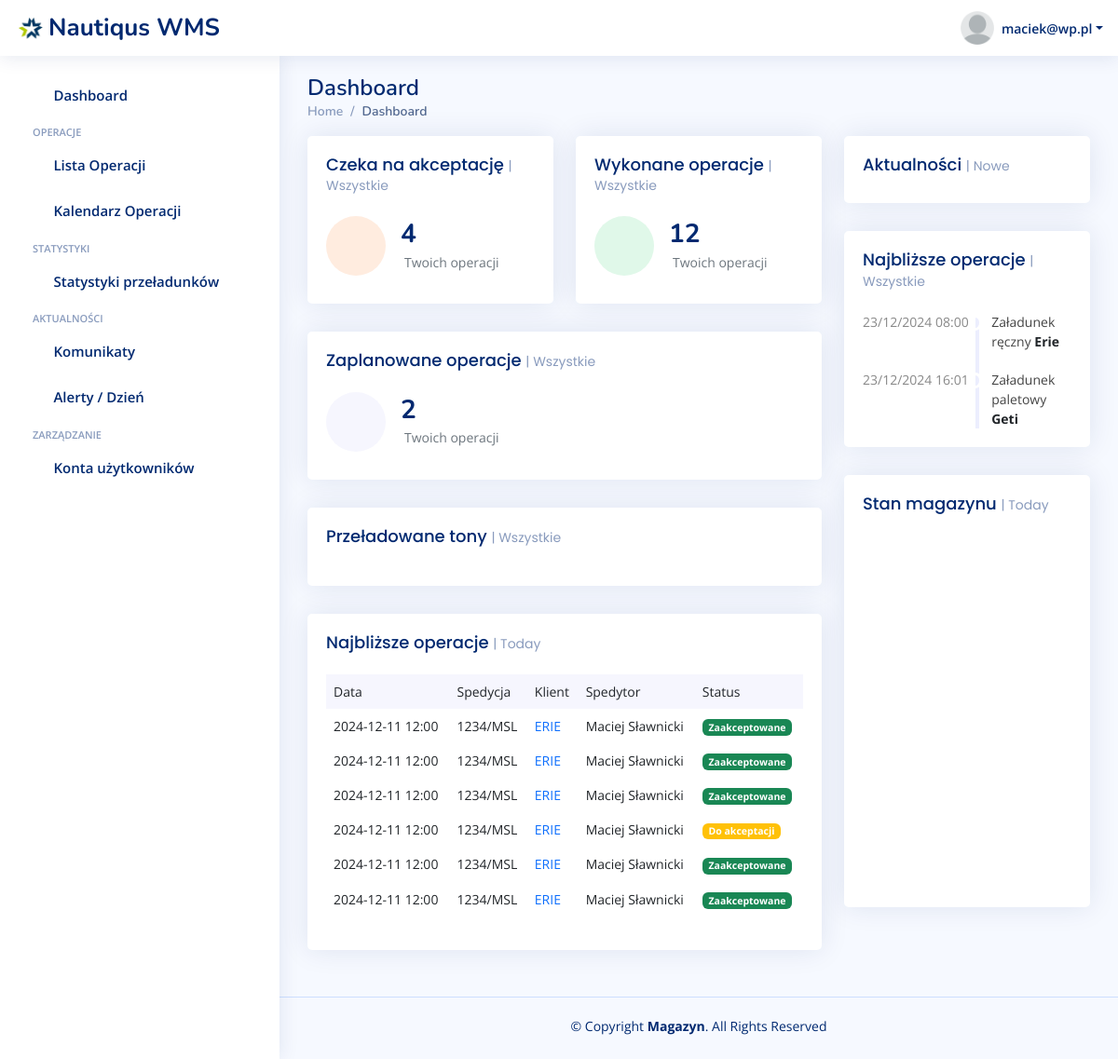
/ (signed in), run on an earlier commit of the app's database.
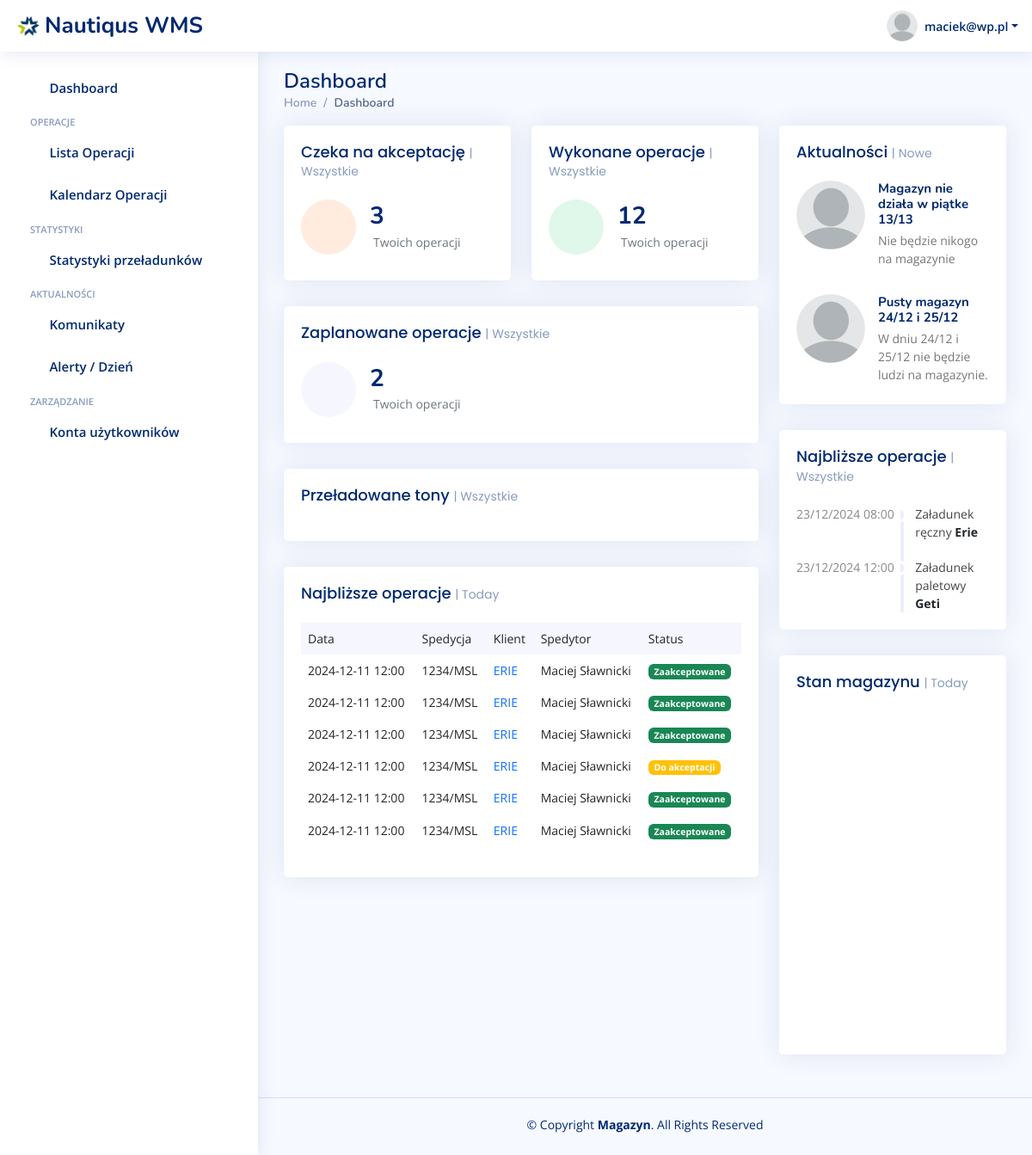
And on a later commit of the database.
### warehouse/models.py (models this page shows, shortened)
class Operation(models.Model):
    OPERATION_CHOICES = [
        ('pallets_loading', 'Załadunek paletowy'),
        ('manual_loading', 'Załadunek ręczny'),
        ('unloading', 'Rozładunek'),
    ]
    RAMP_CHOICES = [
        ('ramp1', 'Rampa 1'),
        ('ramp2', 'Rampa 2'),
        ('ramp3', 'Rampa 3'),
    ]
    STATUS_CHOICES = [
        ('pending', 'Do akceptacji'),
        ('accepted', 'Zaakceptowany'),
    ]
    CUSTOMER_CHOICES = [
        ('erie', 'Erie'),
        ('laktopol', 'Laktopol'),
        ('geti', 'Geti'),
        ('huzar', 'Huzar'),
    ]
    user = models.ForeignKey(
        CustomUser,  # Odwołanie do wbudowanego modelu użytkownika
        on_delete=models.CASCADE,  # Usunięcie użytkownika usuwa jego instancje
        related_name='created_objects',  # Opcjonalnie: alias do odwołania
        verbose_name='Utworzone przez'
    )
    start_time = models.DateTimeField()
    end_time = models.DateTimeField()
    cut_off = models.DateTimeField(blank=True, null=True)
    operation_type = models.CharField(
        max_length=15,
        choices=OPERATION_CHOICES,
        default='loading',
        verbose_name="Typ operacji"
    )
    ramp_number = models.CharField(
        max_length=15,
        choices=RAMP_CHOICES,
        default='ramp1',
        verbose_name="Numer rampy"
    )
    status = models.CharField(
        max_length=15,
        choices=STATUS_CHOICES,
        default='pending',
        verbose_name="Status"
    )
    spedition_number = models.CharField(max_length=15)
    customer = models.CharField(
        max_length=20,
        choices=CUSTOMER_CHOICES,
        verbose_name="Klient"
    )

class Announcement(models.Model):
    title = models.TextField()
    message = models.TextField()
    created_datetime = models.DateTimeField(auto_now_add=True)
    added_by = models.ForeignKey(CustomUser, on_delete=models.CASCADE)

### warehouse/views.py (the view)
# urls.py: 2. Add a URL to urlpatterns:  path('', views.home, name='home')
@login_required
def home(request):
    date_today = datetime.now().strftime("%Y-%m-%d")
    if request.user.role == 'spedytor':
        next_operations = Operation.objects.filter(user=request.user ,start_time__date__gte=date_today).order_by(
        'start_time')
        past_operations_amount = len(Operation.objects.filter(user=request.user, start_time__date__lt=date_today).order_by(
            'start_time'))
        next_operations_amount = len(next_operations)
        pending_operations_amount = len(Operation.objects.filter(user=request.user, status='pending'))
    else:
        next_operations = Operation.objects.filter(start_time__date__gte=date_today).order_by(
            'start_time')
        past_operations_amount = len(Operation.objects.filter(start_time__date__lt=date_today).order_by(
            'start_time'))
        next_operations_amount = len(next_operations)
        pending_operations_amount = len(Operation.objects.filter(status='pending'))
    context = {
        'next_operations': next_operations[:5],
        'past_operations_amount': past_operations_amount,
        'next_operations_amount': next_operations_amount,
        'pending_operations_amount': pending_operations_amount,
        'announcements': Announcement.objects.all().order_by('-created_datetime'),
    }
    return render(request, 'warehouse/index.html', context)

### warehouse/templates/warehouse/index.html (shortened to what the changed rows need)
{% extends 'base.html' %}
{% load static %}
{% static "" as staticUrl %}
{% block content %}
    <main id="main" class="main">
        <div class="pagetitle">
            <h1>Dashboard</h1>
        </div>
 <section class="section dashboard">
      <div class="row">
        <div class="col-lg-8">
          <div class="row">
            <div class="col-xxl-4 col-md-6">
              <div class="card info-card customers-card">
                <div class="card-body">
                  <div class="d-flex align-items-center">
                    <div class="ps-3">
                      <h6>{{ pending_operations_amount }}</h6>
                       <span class="text-muted small pt-2 ps-1">Twoich operacji</span>
                    </div>
                  </div>
                </div>
              </div>
            </div>
            <div class="col-12">
              <div class="card recent-sales overflow-auto">
                <div class="card-body">
                  <table class="table table-borderless datatable">
                    <thead>
                      <tr>
                        <th scope="col">Data</th>
                        <th scope="col">Spedycja</th>
                        <th scope="col">Klient</th>
                        <th scope="col">Spedytor</th>
                        <th scope="col">Status</th>
                      </tr>
                    </thead>
                    <tbody>
                      <tr>
                        <th scope="row">2024-12-11 12:00</th>
                      </tr>
                      <tr>
                        <th scope="row">2024-12-11 12:00</th>
                      </tr>
                      <tr>
                        <th scope="row">2024-12-11 12:00</th>
                      </tr>
                      <tr>
                        <th scope="row">2024-12-11 12:00</th>
                      </tr>
                      <tr>
                        <th scope="row">2024-12-11 12:00</th>
                      </tr>
                      <tr>
                        <th scope="row">2024-12-11 12:00</th>
                      </tr>
                    </tbody>
                  </table>
                </div>
              </div>
            </div>
          </div>
        </div>
        <div class="col-lg-4">
          <div class="card">
            <div class="card-body pb-0">
              <div class="news pb-2">
                {% for announcement in announcements %}
                <div class="post-item clearfix">
                  <img src="{% static 'warehouse/assets-panel/img/blank-head.png' %}">
                  <h4><a href="#">{{ announcement.title }}</a></h4>
                  <p>{{ announcement.message }}</p>
                </div>
                {% endfor %}
              </div>
            </div>
          </div>
      {% include "warehouse/modules/najblizsze_operacje.html" %}
        </div>
      </div>
    </section>
    </main>
{% endblock %}

### warehouse/templates/warehouse/modules/najblizsze_operacje.html (shortened to what this page needs)
          <div class="card">
            <div class="filter">
              <a class="icon" href="#" data-bs-toggle="dropdown"><i class="bi bi-three-dots"></i></a>
            </div>
            <div class="card-body">
              <h5 class="card-title">Najbliższe operacje <span>| {% if user.role == 'spedytor' %} Twoje {% else %} Wszystkie {% endif %}</span></h5>
              <div class="activity">
                {% for operation in next_operations %}
                <div class="activity-item d-flex">
                      <div class="activite-label"><a class="text-reset" href="/operacje/{{ operation.id }}">{{ operation.start_time|date:"d/m/Y" }} {{ operation.start_time|date:"H:i" }}</a></div>
                      <i class='bi bi-circle-fill activity-badge {% if operation.status == 'pending' %} text-warning {% elif operation.status == 'accepted' %} text-success {% endif %} align-self-start'></i>
                      <div class="activity-content">
                          <a class="text-reset" href="/operacje/{{ operation.id }}">
                          {{ operation.get_operation_type_display }} <a href="#" class="fw-bold text-dark">{{ operation.get_customer_display }}</a>
                        </a>
                      </div>
                </div>
                {% endfor %}
              </div>
            </div>
          </div>

What changed in the data, as far as the page shows it:
added Announcement: title "Magazyn nie działa w piątke 13/13", message "Nie będzie nikogo na magazynie"
added Announcement: title "Pusty magazyn 24/12 i 25/12", message "W dniu 24/12 i 25/12 nie będzie ludzi na magazynie."
changed Operation "Załadunek ręczny": status "accepted" → "pending" (drawn)
changed Operation "Załadunek paletowy": start_time "16:01" → "12:00"
Also different on the page:
{{ pending_operations_amount }}: "4" → "3"
